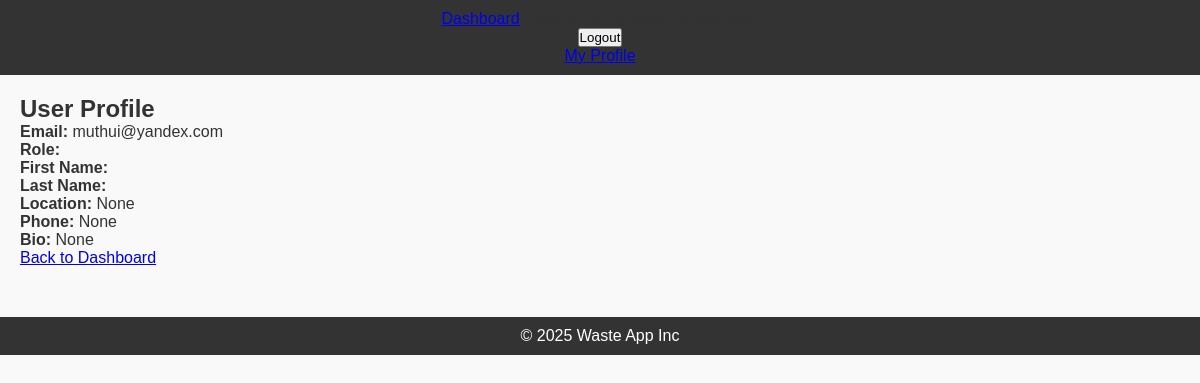
The page /profile/ (signed in) on the database its author committed.
### core/models.py (models this page shows, shortened)
class CustomUser(AbstractUser):
    ROLE_CHOICES = ( ('generator', 'Waste Generator'),
                    ('recycler', 'Recycler'),
                    )
    role = models.CharField(max_length=20, choices=ROLE_CHOICES)
    phone_number = models.CharField(max_length=15, blank=True, null=True)
    username = None
    email = models.EmailField(unique=True)
    USERNAME_FIELD = 'email'
    REQUIRED_FIELDS = []
    objects = CustomUserManager()
    def get_profile(self):
        return getattr(self, "profile", None)

class Profile(models.Model):
    user = models.OneToOneField(settings.AUTH_USER_MODEL, on_delete=models.CASCADE)
    location = models.CharField(max_length=100, blank=True, null=True)
    phone_number = models.CharField(max_length=20, blank=True, null=True)
    bio = models.TextField(blank=True, null=True)

### core/views.py (the view)
# urls.py: path("profile/", views.profile, name="profile"),
@login_required
def profile(request):
    context = {'user': request.user}
    return render(request, "core/profile.html", context)

### core/templates/core/profile.html
{% extends "base.html" %}
{% block content %}
  <h2>User Profile</h2>
  <p><strong>Email:</strong> {{ user.email }}</p>
  <p><strong>Role:</strong> {{ user.get_role_display }}</p>
  <p><strong>First Name:</strong> {{ user.first_name }}</p>
  <p><strong>Last Name:</strong> {{ user.last_name }}</p>
  {% if user.get_profile %}
    <p><strong>Location:</strong> {{ user.get_profile.location }}</p>
    <p><strong>Phone:</strong> {{ user.get_profile.phone_number }}</p>
    <p><strong>Bio:</strong> {{ user.get_profile.bio }}</p>
  {% endif %}
  <a href="{% url 'dashboard' %}">Back to Dashboard</a>
{% endblock %}

### core/static/css/styles.css (style rules this page uses)
* { margin: 0; padding: 0; box-sizing: border-box; }
body { font-family: Arial, sans-serif; background-color: #f9f9f9; color: #333; }

### rows shown on the page
CustomUser: email "muthui@yandex.com", get_profile.location "None", get_profile.phone_number "None", get_profile.bio "None"
